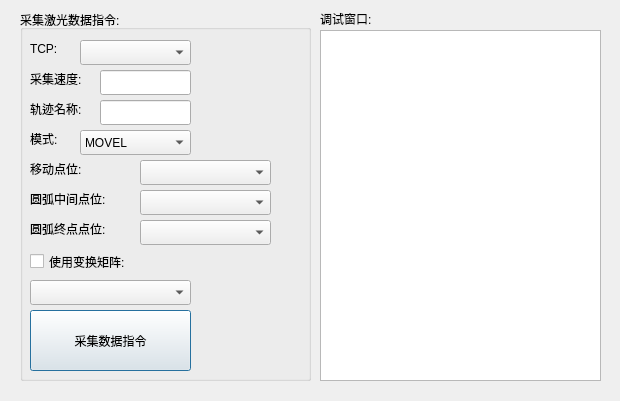
<?xml version="1.0" encoding="UTF-8"?>
<ui version="4.0">
 <class>keysscanDlg</class>
 <widget class="QDialog" name="keysscanDlg">
  <property name="geometry">
   <rect>
    <x>0</x>
    <y>0</y>
    <width>620</width>
    <height>401</height>
   </rect>
  </property>
  <property name="windowTitle">
   <string>Dialog</string>
  </property>
  <widget class="QTextBrowser" name="record">
   <property name="geometry">
    <rect>
     <x>320</x>
     <y>30</y>
     <width>281</width>
     <height>351</height>
    </rect>
   </property>
  </widget>
  <widget class="QLabel" name="label">
   <property name="geometry">
    <rect>
     <x>320</x>
     <y>10</y>
     <width>67</width>
     <height>17</height>
    </rect>
   </property>
   <property name="text">
    <string>调试窗口:</string>
   </property>
  </widget>
  <widget class="QGroupBox" name="groupBox_3">
   <property name="geometry">
    <rect>
     <x>20</x>
     <y>10</y>
     <width>291</width>
     <height>371</height>
    </rect>
   </property>
   <property name="title">
    <string>采集激光数据指令:</string>
   </property>
   <widget class="QPushButton" name="sscanaddBtn">
    <property name="geometry">
     <rect>
      <x>10</x>
      <y>300</y>
      <width>161</width>
      <height>61</height>
     </rect>
    </property>
    <property name="text">
     <string>采集数据指令</string>
    </property>
   </widget>
   <widget class="QLabel" name="label_1">
    <property name="geometry">
     <rect>
      <x>10</x>
      <y>30</y>
      <width>31</width>
      <height>17</height>
     </rect>
    </property>
    <property name="text">
     <string>TCP:</string>
    </property>
   </widget>
   <widget class="QComboBox" name="sscantcpcombo">
    <property name="geometry">
     <rect>
      <x>60</x>
      <y>30</y>
      <width>111</width>
      <height>25</height>
     </rect>
    </property>
   </widget>
   <widget class="QLabel" name="label_2">
    <property name="geometry">
     <rect>
      <x>10</x>
      <y>60</y>
      <width>71</width>
      <height>17</height>
     </rect>
    </property>
    <property name="text">
     <string>采集速度:</string>
    </property>
   </widget>
   <widget class="QLineEdit" name="sscanspeed">
    <property name="geometry">
     <rect>
      <x>80</x>
      <y>60</y>
      <width>91</width>
      <height>25</height>
     </rect>
    </property>
   </widget>
   <widget class="QLabel" name="label_4">
    <property name="geometry">
     <rect>
      <x>10</x>
      <y>90</y>
      <width>71</width>
      <height>17</height>
     </rect>
    </property>
    <property name="text">
     <string>轨迹名称:</string>
    </property>
   </widget>
   <widget class="QLineEdit" name="sscanname">
    <property name="geometry">
     <rect>
      <x>80</x>
      <y>90</y>
      <width>91</width>
      <height>25</height>
     </rect>
    </property>
   </widget>
   <widget class="QComboBox" name="sscanmovemodecombo">
    <property name="geometry">
     <rect>
      <x>60</x>
      <y>120</y>
      <width>111</width>
      <height>25</height>
     </rect>
    </property>
    <item>
     <property name="text">
      <string>MOVEL</string>
     </property>
    </item>
    <item>
     <property name="text">
      <string>MOVEJ</string>
     </property>
    </item>
    <item>
     <property name="text">
      <string>MOVEC</string>
     </property>
    </item>
   </widget>
   <widget class="QLabel" name="label_3">
    <property name="geometry">
     <rect>
      <x>10</x>
      <y>120</y>
      <width>41</width>
      <height>17</height>
     </rect>
    </property>
    <property name="text">
     <string>模式:</string>
    </property>
   </widget>
   <widget class="QCheckBox" name="sscanchangecheckBox">
    <property name="geometry">
     <rect>
      <x>10</x>
      <y>240</y>
      <width>131</width>
      <height>23</height>
     </rect>
    </property>
    <property name="text">
     <string>使用变换矩阵:</string>
    </property>
   </widget>
   <widget class="QComboBox" name="sscanchangecombo">
    <property name="geometry">
     <rect>
      <x>10</x>
      <y>270</y>
      <width>161</width>
      <height>25</height>
     </rect>
    </property>
   </widget>
   <widget class="QComboBox" name="pos1comboBox">
    <property name="geometry">
     <rect>
      <x>120</x>
      <y>150</y>
      <width>131</width>
      <height>25</height>
     </rect>
    </property>
   </widget>
   <widget class="QComboBox" name="pos2comboBox">
    <property name="geometry">
     <rect>
      <x>120</x>
      <y>180</y>
      <width>131</width>
      <height>25</height>
     </rect>
    </property>
   </widget>
   <widget class="QLabel" name="label_18">
    <property name="geometry">
     <rect>
      <x>10</x>
      <y>180</y>
      <width>101</width>
      <height>17</height>
     </rect>
    </property>
    <property name="text">
     <string>圆弧中间点位:</string>
    </property>
   </widget>
   <widget class="QLabel" name="label_19">
    <property name="geometry">
     <rect>
      <x>10</x>
      <y>210</y>
      <width>101</width>
      <height>17</height>
     </rect>
    </property>
    <property name="text">
     <string>圆弧终点点位:</string>
    </property>
   </widget>
   <widget class="QLabel" name="label_17">
    <property name="geometry">
     <rect>
      <x>10</x>
      <y>150</y>
      <width>101</width>
      <height>17</height>
     </rect>
    </property>
    <property name="text">
     <string>移动点位:</string>
    </property>
   </widget>
   <widget class="QComboBox" name="pos3comboBox">
    <property name="geometry">
     <rect>
      <x>120</x>
      <y>210</y>
      <width>131</width>
      <height>25</height>
     </rect>
    </property>
   </widget>
  </widget>
 </widget>
 <resources/>
 <connections/>
</ui>
